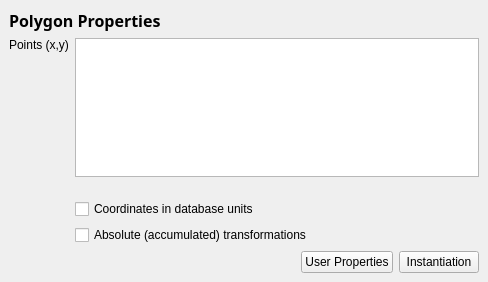
<ui version="4.0" >
 <class>PolygonPropertiesPage</class>
 <widget class="QWidget" name="PolygonPropertiesPage" >
  <property name="geometry" >
   <rect>
    <x>0</x>
    <y>0</y>
    <width>488</width>
    <height>282</height>
   </rect>
  </property>
  <property name="windowTitle" >
   <string>Form</string>
  </property>
  <layout class="QGridLayout" >
   <property name="margin" >
    <number>9</number>
   </property>
   <property name="spacing" >
    <number>6</number>
   </property>
   <item row="3" column="0" >
    <spacer>
     <property name="orientation" >
      <enum>Qt::Vertical</enum>
     </property>
     <property name="sizeHint" >
      <size>
       <width>20</width>
       <height>40</height>
      </size>
     </property>
    </spacer>
   </item>
   <item row="2" column="0" >
    <widget class="QLabel" name="pointCountLabel" >
     <property name="sizePolicy" >
      <sizepolicy>
       <hsizetype>5</hsizetype>
       <vsizetype>5</vsizetype>
       <horstretch>0</horstretch>
       <verstretch>0</verstretch>
      </sizepolicy>
     </property>
     <property name="text" >
      <string/>
     </property>
    </widget>
   </item>
   <item row="1" column="0" >
    <widget class="QLabel" name="label_3" >
     <property name="text" >
      <string>Points (x,y)</string>
     </property>
     <property name="alignment" >
      <set>Qt::AlignLeading|Qt::AlignLeft|Qt::AlignTop</set>
     </property>
    </widget>
   </item>
   <item row="6" column="1" >
    <widget class="QCheckBox" name="abs_cb" >
     <property name="text" >
      <string>Absolute (accumulated) transformations</string>
     </property>
    </widget>
   </item>
   <item row="5" column="1" >
    <widget class="QCheckBox" name="dbu_cb" >
     <property name="text" >
      <string>Coordinates in database units</string>
     </property>
    </widget>
   </item>
   <item row="0" column="0" colspan="2" >
    <widget class="QFrame" name="frame" >
     <property name="frameShape" >
      <enum>QFrame::NoFrame</enum>
     </property>
     <property name="frameShadow" >
      <enum>QFrame::Raised</enum>
     </property>
     <layout class="QHBoxLayout" >
      <property name="margin" >
       <number>0</number>
      </property>
      <property name="spacing" >
       <number>6</number>
      </property>
      <item>
       <widget class="QLabel" name="label_12" >
        <property name="font" >
         <font>
          <family>Sans Serif</family>
          <pointsize>12</pointsize>
          <weight>75</weight>
          <italic>false</italic>
          <bold>true</bold>
          <underline>false</underline>
          <strikeout>false</strikeout>
         </font>
        </property>
        <property name="text" >
         <string>Polygon Properties</string>
        </property>
       </widget>
      </item>
      <item>
       <widget class="QLabel" name="layer_lbl" >
        <property name="sizePolicy" >
         <sizepolicy>
          <hsizetype>7</hsizetype>
          <vsizetype>5</vsizetype>
          <horstretch>0</horstretch>
          <verstretch>0</verstretch>
         </sizepolicy>
        </property>
        <property name="text" >
         <string/>
        </property>
        <property name="alignment" >
         <set>Qt::AlignRight|Qt::AlignTrailing|Qt::AlignVCenter</set>
        </property>
       </widget>
      </item>
     </layout>
    </widget>
   </item>
   <item row="7" column="0" colspan="2" >
    <widget class="QFrame" name="frame" >
     <property name="frameShape" >
      <enum>QFrame::NoFrame</enum>
     </property>
     <property name="frameShadow" >
      <enum>QFrame::Raised</enum>
     </property>
     <layout class="QHBoxLayout" >
      <property name="margin" >
       <number>0</number>
      </property>
      <property name="spacing" >
       <number>6</number>
      </property>
      <item>
       <spacer>
        <property name="orientation" >
         <enum>Qt::Horizontal</enum>
        </property>
        <property name="sizeHint" >
         <size>
          <width>211</width>
          <height>20</height>
         </size>
        </property>
       </spacer>
      </item>
      <item>
       <widget class="QPushButton" name="prop_pb" >
        <property name="text" >
         <string>User Properties</string>
        </property>
       </widget>
      </item>
      <item>
       <widget class="QPushButton" name="inst_pb" >
        <property name="text" >
         <string>Instantiation</string>
        </property>
       </widget>
      </item>
     </layout>
    </widget>
   </item>
   <item rowspan="3" row="1" column="1" >
    <widget class="QTextEdit" name="pointListEdit" >
     <property name="sizePolicy" >
      <sizepolicy>
       <hsizetype>7</hsizetype>
       <vsizetype>7</vsizetype>
       <horstretch>1</horstretch>
       <verstretch>0</verstretch>
      </sizepolicy>
     </property>
     <property name="lineWidth" >
      <number>2</number>
     </property>
     <property name="tabStopWidth" >
      <number>100</number>
     </property>
    </widget>
   </item>
   <item row="4" column="0" colspan="2" >
    <spacer>
     <property name="orientation" >
      <enum>Qt::Vertical</enum>
     </property>
     <property name="sizeType" >
      <enum>QSizePolicy::Fixed</enum>
     </property>
     <property name="sizeHint" >
      <size>
       <width>470</width>
       <height>16</height>
      </size>
     </property>
    </spacer>
   </item>
  </layout>
 </widget>
 <tabstops>
  <tabstop>pointListEdit</tabstop>
  <tabstop>dbu_cb</tabstop>
  <tabstop>abs_cb</tabstop>
  <tabstop>prop_pb</tabstop>
  <tabstop>inst_pb</tabstop>
 </tabstops>
 <resources/>
 <connections/>
</ui>
